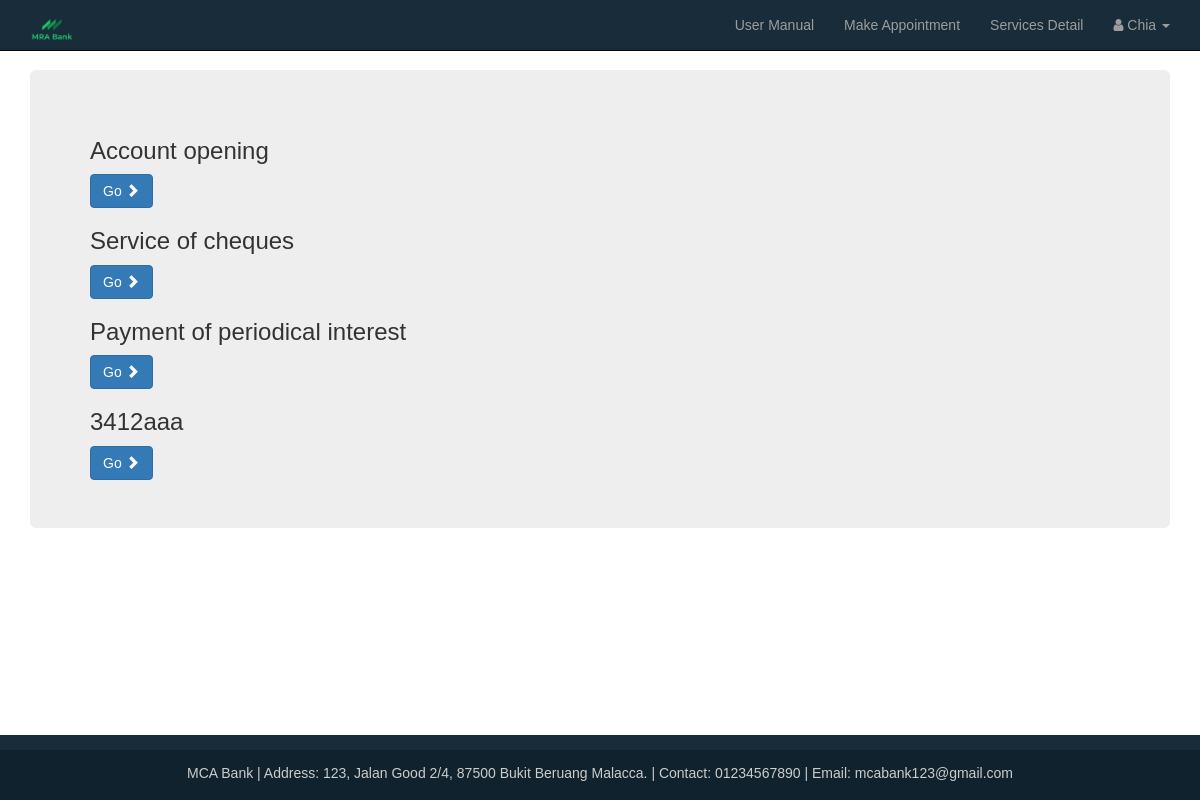
Page /category.php?category=12 (signed in) on the committed database.
### tables this page shows
CREATE TABLE `services` (
  `ser_id` int(3) NOT NULL,
  `type_cat_id` int(3) NOT NULL,
  `ser_name` varchar(255) NOT NULL,
  `ser_author` varchar(255) NOT NULL,
  `date_posted` date NOT NULL,
  `ser_desc` text NOT NULL
);

### category.php (the view, shortened to what this page needs)
<?php include "includes/header.php"; ?>
<?php include "includes/navigation.php";
?>
    <div class="container">
        <div class="jumbotron">
            <div class="row">
                <div class="col-md-8">
                <?php
                    if (isset($_GET['category'])) {
                        $cat_type = $_GET['category'];
                    }
                    $query = "SELECT *  FROM  services WHERE type_cat_id=$cat_type";
                    $select_all_services = mysqli_query($connection,$query);
                    while($row = mysqli_fetch_assoc($select_all_services)) {
                        $ser_name = $row['ser_name'];
                        $ser_id = $row['ser_id'];
                        ?>
                           <h2 style="font-size:18pt;">
                            <?php echo $ser_name; ?>
                            </h2>
                             <a class="btn btn-primary" href="app_details.php?ser_id=<?php echo $ser_id; ?>">Go  <span class="glyphicon glyphicon-chevron-right"></span></a>
                    <?php } ?>
                    </div>
                  </div>
            </div>
    </div>
<?php include "includes/footer.php"; ?>

### includes/header.php (style rules this page uses)
html { height: 100%; }
a { color: #182C39; }

### rows in the picture
services: ser_name "Account opening"
services: ser_name "Service of cheques"
services: ser_name "Payment of periodical interest"
services: ser_name "3412aaa"

### other values in the picture
$_SESSION['s_cus_name'] "Chia"
